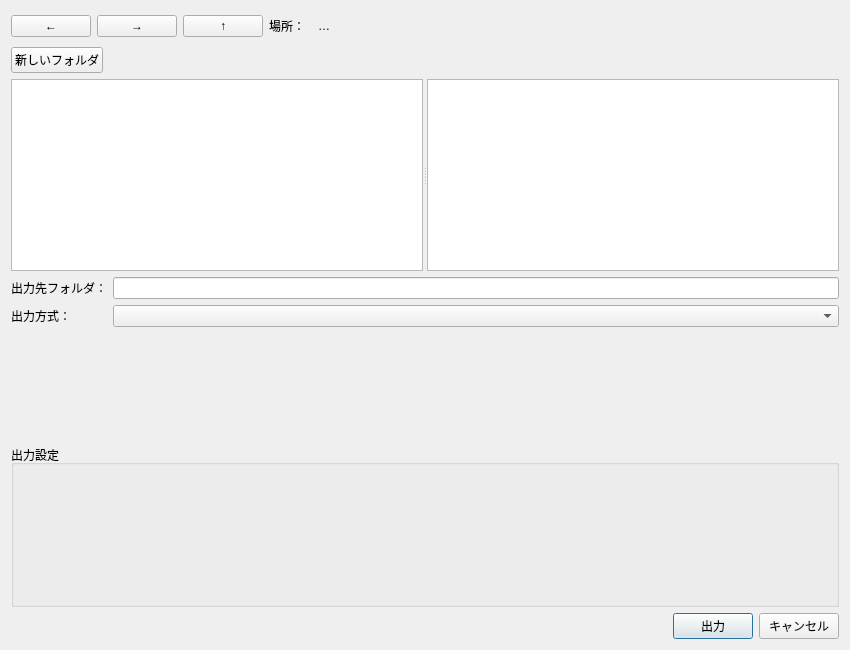
<?xml version="1.0" encoding="UTF-8"?>
<ui version="4.0">
 <class>ExportDialog</class>
 <widget class="QDialog" name="ExportDialog">
  <property name="windowTitle"><string>訳文を出力</string></property>
  <property name="geometry"><rect><x>0</x><y>0</y><width>850</width><height>650</height></rect></property>
  <property name="minimumSize"><size><width>640</width><height>480</height></size></property>
  <layout class="QVBoxLayout" name="layoutMain">
   <item><layout class="QHBoxLayout" name="layoutNavigation">
    <item><widget class="QPushButton" name="buttonBack"><property name="text"><string>←</string></property><property name="toolTip"><string>戻る</string></property></widget></item>
    <item><widget class="QPushButton" name="buttonForward"><property name="text"><string>→</string></property><property name="toolTip"><string>進む</string></property></widget></item>
    <item><widget class="QPushButton" name="buttonUp"><property name="text"><string>↑</string></property><property name="toolTip"><string>上のフォルダへ</string></property></widget></item>
    <item><widget class="QLabel" name="labelLocation"><property name="text"><string>場所：</string></property></widget></item>
    <item><widget class="QStackedWidget" name="stackLocation">
     <property name="sizePolicy"><sizepolicy hsizetype="Expanding" vsizetype="Fixed"><horstretch>1</horstretch><verstretch>0</verstretch></sizepolicy></property>
     <property name="minimumSize"><size><width>120</width><height>30</height></size></property>
     <widget class="QWidget" name="pageBreadcrumbs">
      <layout class="QHBoxLayout" name="layoutBreadcrumbBar">
       <property name="spacing"><number>0</number></property>
       <property name="leftMargin"><number>0</number></property>
       <property name="topMargin"><number>0</number></property>
       <property name="rightMargin"><number>0</number></property>
       <property name="bottomMargin"><number>0</number></property>
       <item><widget class="QToolButton" name="buttonAncestors"><property name="text"><string>…</string></property><property name="toolTip"><string>省略された階層</string></property><property name="autoRaise"><bool>true</bool></property></widget></item>
       <item><widget class="QWidget" name="breadcrumbHost">
        <layout class="QHBoxLayout" name="layoutBreadcrumbs">
         <property name="spacing"><number>0</number></property>
         <property name="leftMargin"><number>0</number></property>
         <property name="topMargin"><number>0</number></property>
         <property name="rightMargin"><number>0</number></property>
         <property name="bottomMargin"><number>0</number></property>
        </layout>
       </widget></item>
       <item><widget class="QPushButton" name="buttonEditLocation">
        <property name="sizePolicy"><sizepolicy hsizetype="Expanding" vsizetype="Preferred"><horstretch>1</horstretch><verstretch>0</verstretch></sizepolicy></property>
        <property name="minimumSize"><size><width>24</width><height>0</height></size></property>
        <property name="text"><string/></property>
        <property name="toolTip"><string>パスを入力</string></property>
        <property name="flat"><bool>true</bool></property>
        <property name="autoDefault"><bool>false</bool></property>
       </widget></item>
      </layout>
     </widget>
     <widget class="QWidget" name="pageLocationInput">
      <layout class="QHBoxLayout" name="layoutLocationInput">
       <property name="leftMargin"><number>0</number></property>
       <property name="topMargin"><number>0</number></property>
       <property name="rightMargin"><number>0</number></property>
       <property name="bottomMargin"><number>0</number></property>
       <item><widget class="QLineEdit" name="editLocation"/></item>
      </layout>
     </widget>
    </widget></item>
   </layout></item>
   <item><layout class="QHBoxLayout" name="layoutFolderTools">
    <item><widget class="QPushButton" name="buttonNewFolder"><property name="text"><string>新しいフォルダ</string></property></widget></item>
    <item><spacer name="spacerFolderTools"><property name="orientation"><enum>Qt::Horizontal</enum></property><property name="sizeHint"><size><width>40</width><height>20</height></size></property></spacer></item>
   </layout></item>
   <item><widget class="QSplitter" name="splitterFolders">
    <property name="orientation"><enum>Qt::Horizontal</enum></property>
    <widget class="QTreeView" name="treeNavigation">
     <property name="minimumSize"><size><width>160</width><height>180</height></size></property>
     <property name="editTriggers"><set>QAbstractItemView::NoEditTriggers</set></property>
     <property name="headerHidden"><bool>true</bool></property>
    </widget>
    <widget class="QTreeView" name="treeFolders">
     <property name="minimumSize"><size><width>350</width><height>180</height></size></property>
     <property name="editTriggers"><set>QAbstractItemView::NoEditTriggers</set></property>
     <property name="rootIsDecorated"><bool>false</bool></property>
     <property name="itemsExpandable"><bool>false</bool></property>
     <property name="sortingEnabled"><bool>true</bool></property>
    </widget>
   </widget></item>
   <item><layout class="QFormLayout" name="layoutOutput">
    <item row="0" column="0"><widget class="QLabel" name="labelDestination"><property name="text"><string>出力先フォルダ：</string></property></widget></item>
    <item row="0" column="1"><widget class="QLineEdit" name="editDestination"/></item>
    <item row="1" column="0"><widget class="QLabel" name="labelFormat"><property name="text"><string>出力方式：</string></property></widget></item>
    <item row="1" column="1"><widget class="QComboBox" name="comboFormat"/></item>
   </layout></item>
   <item><widget class="QGroupBox" name="groupSettings">
    <property name="title"><string>出力設定</string></property>
    <layout class="QVBoxLayout" name="layoutSettings"/>
   </widget></item>
   <item><layout class="QHBoxLayout" name="layoutButtons">
    <item><spacer name="spacerButtons"><property name="orientation"><enum>Qt::Horizontal</enum></property><property name="sizeHint"><size><width>40</width><height>20</height></size></property></spacer></item>
    <item><widget class="QPushButton" name="buttonExport"><property name="text"><string>出力</string></property><property name="default"><bool>true</bool></property></widget></item>
    <item><widget class="QPushButton" name="buttonCancel"><property name="text"><string>キャンセル</string></property></widget></item>
   </layout></item>
  </layout>
 </widget>
 <tabstops><tabstop>editLocation</tabstop><tabstop>treeNavigation</tabstop><tabstop>treeFolders</tabstop><tabstop>editDestination</tabstop><tabstop>comboFormat</tabstop><tabstop>buttonExport</tabstop><tabstop>buttonCancel</tabstop></tabstops>
 <resources/>
 <connections>
  <connection><sender>buttonCancel</sender><signal>clicked()</signal><receiver>ExportDialog</receiver><slot>reject()</slot><hints><hint type="sourcelabel"><x>760</x><y>620</y></hint><hint type="destinationlabel"><x>425</x><y>325</y></hint></hints></connection>
 </connections>
</ui>
